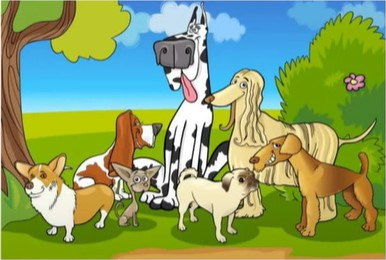
%> input picture Images Used/Figure1.jpg, 386 x 260 px
$ octave Warmup2.m   (GNU Octave 9; MATLAB toolbox functions it lacks are replaced by stand-ins)
%> lines starting %> are read from the running program, lines starting %| are printed output that depends on the picture
clc
clear all
close all
warning off;
x=imread('Figure1.jpg');
%> x is the input picture: size 260x386x3 uint8; mean R, G, B 134.9, 159.6, 101.4
y=imread('Figure2.jpg');
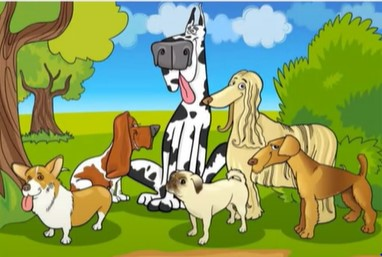
%> input picture Images Used/Figure2.jpg, 382 x 257 px
%> y is the input picture: size 257x382x3 uint8; mean R, G, B 137.2, 158.5, 94
g=size(x);
%> g = [260 386 3]
y=imresize(y,[g(1),g(2)]);
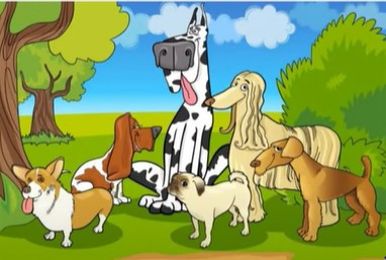
%> y: size 260x386x3 uint8; mean R, G, B 137.2, 158.5, 94
figure;
imshow(x-y);
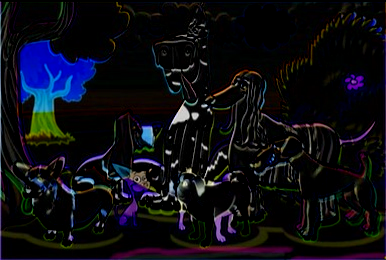
%> displayed picture: size 260x386x3, on the screen's scale of 0 to 255; mean R, G, B 13, 13.2, 19.8
title('Difference of two images');
